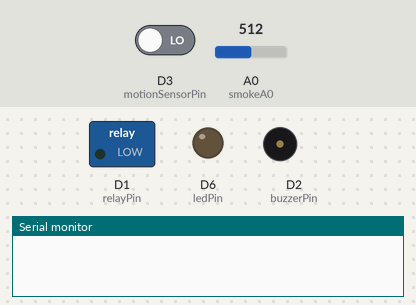
This sketch was run on a simulated ESP8266 (NodeMCU). Shown: switched loads named in the sketch (green lamp = pin HIGH), output pins drawn as LEDs (lit = HIGH), buzzer (waves = sounding, pin HIGH), the last lines printed to the serial monitor. The test bench sets the inputs (shaded band); at power-on: D3 (motionSensorPin) LOW, A0 (smokeA0) = 512. WiFi joins after 1.5 s; servers stay silent unless stated.

Above: at 0.1 s.
At 3.0 s:
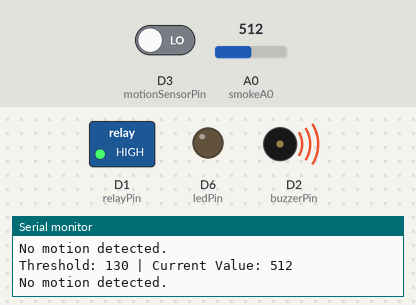
3.1 s: D3 (motionSensorPin) driven HIGH
At 3.6 s:
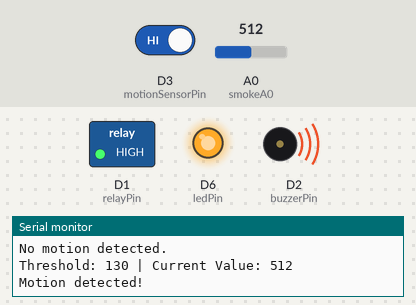
Timing chart, 0 to 6.1 s (numbered marks = the images above; inputs shaded):
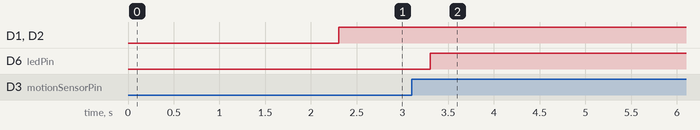

Measured:
- after the input at 3.1 s, D6 (ledPin): LOW → HIGH after 0.20 s

The sketch:

Smoke_and_Motion_sensor_Code.ino
```cpp
#define BLYNK_TEMPLATE_ID "TMPL2rnc19JGB"
#define BLYNK_TEMPLATE_NAME "Smoke and motion sensor"
#define BLYNK_AUTH_TOKEN "ZFyJYyJ4XSjIQpf61yXoCmU4WU-Tfzqy"

#define BLYNK_PRINT Serial
#include <ESP8266WiFi.h>
#include <BlynkSimpleEsp8266.h>

// Your WiFi credentials
char auth[] = BLYNK_AUTH_TOKEN;
char ssid[] = "MdNabilAhmed";  // Type your WiFi name
char pass[] = "Nabil12345";    // Type your WiFi password

// Define the pins for the smoke sensor, relay, buzzer, motion sensor, and LED
int smokeA0 = A0;
int relayPin = D1;   // Pin connected to the relay
int buzzerPin = D2;  // Pin connected to the buzzer
int motionSensorPin = D3; // Pin connected to the motion sensor
int ledPin = D6; // Pin connected to the LED
int sensorThres = 130;

BlynkTimer timer;

void sendSmokeSensorData() {
  int data = analogRead(smokeA0);
  Blynk.virtualWrite(V0, data);

  // Print threshold and current sensor reading
  Serial.print("Threshold: ");
  Serial.print(sensorThres);
  Serial.print(" | Current Value: ");
  Serial.println(data);

  if (data > sensorThres) {
    Blynk.logEvent("gas_alert", "Gas Leakage Detected");

    // Turn on the relay
    digitalWrite(relayPin, HIGH);

    // Turn on the buzzer
    digitalWrite(buzzerPin, HIGH);
  } else {
    // Keep the relay off if no smoke is detected
    digitalWrite(relayPin, LOW);

    // Turn off the buzzer if no smoke is detected
    digitalWrite(buzzerPin, LOW);
  }
}

void sendMotionSensorData() {
  int motionState = digitalRead(motionSensorPin);

  if (motionState == HIGH) {
    Serial.println("Motion detected!");
    // Turn on LED
    digitalWrite(ledPin, HIGH);
    // Update Blynk app
    Blynk.virtualWrite(V1, 1); // Motion Detected

    delay(5000); // Wait for 5 seconds

    // Turn off LED after 5 seconds
    digitalWrite(ledPin, LOW);
    Blynk.virtualWrite(V1, 0); // No Motion
  } else {
    Serial.println("No motion detected.");
    digitalWrite(ledPin, LOW); // Ensure LED is off
    Blynk.virtualWrite(V1, 0); // No Motion
  }
}

void setup() {
  // Set pin modes
  pinMode(smokeA0, INPUT);
  pinMode(relayPin, OUTPUT);
  pinMode(buzzerPin, OUTPUT);
  pinMode(motionSensorPin, INPUT);
  pinMode(ledPin, OUTPUT);

  // Initialize serial communication at 115200 baud rate
  Serial.begin(115200);

  // Connect to Blynk
  Blynk.begin(auth, ssid, pass);

  // Set timer to read sensor data and send to Blynk
  timer.setInterval(500L, sendSmokeSensorData); // Updated interval to 0.5 second
  timer.setInterval(500L, sendMotionSensorData);
}

void loop() {
  // Run Blynk
  Blynk.run();
  // Run SimpleTimer
  timer.run();
}
```
